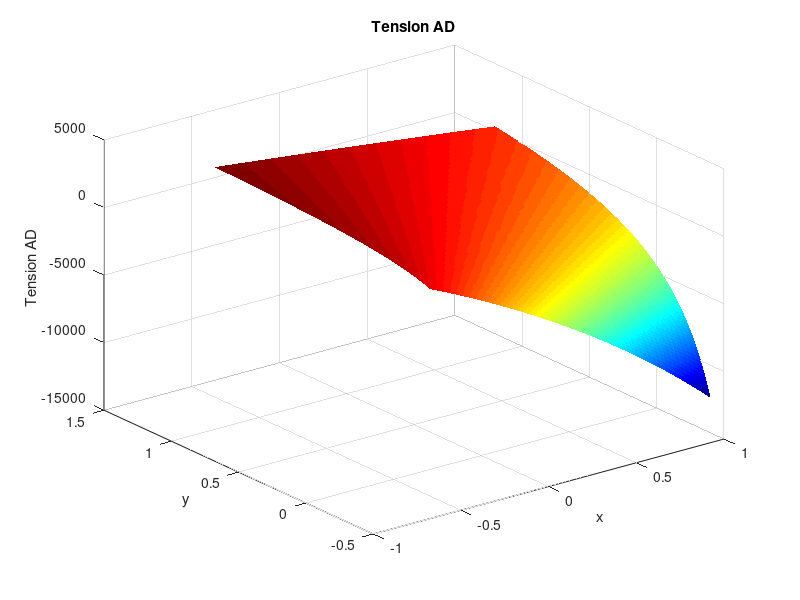
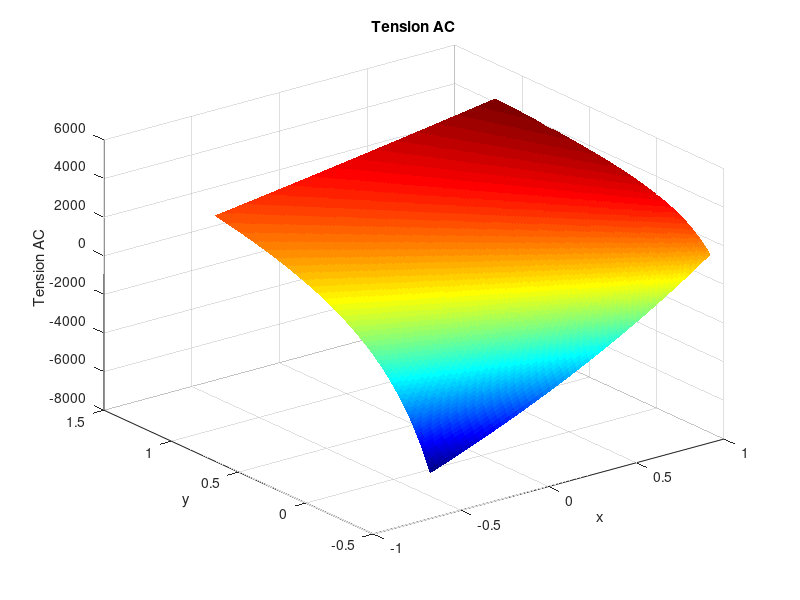
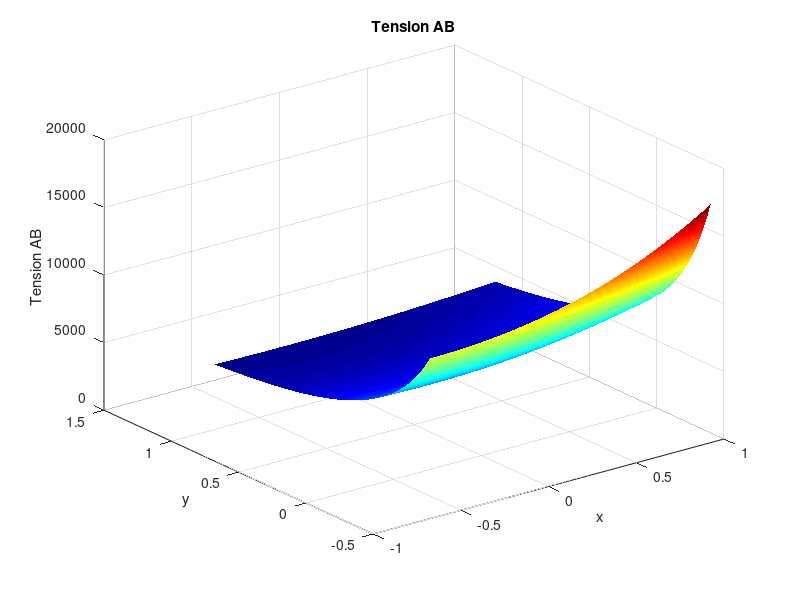
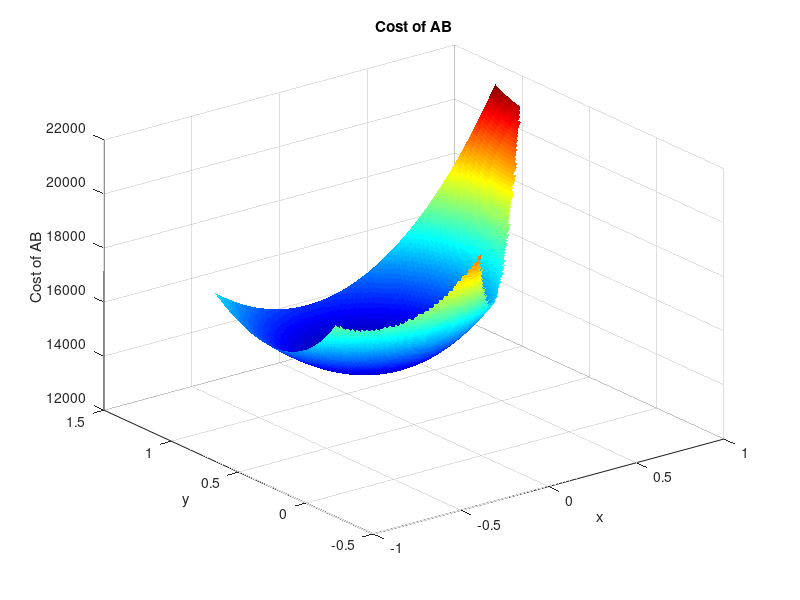

These figures' MATLAB source, in order: (Note: this script raises an error after producing the figures.)
x=-0.6:.01:1.0;
y=-0.4:.01:1.2;
Tension1=zeros(length(x),length(y));
Tension2=zeros(length(x),length(y));
Tension3=zeros(length(x),length(y));
TotalForce=[0; 0; 6400];

for ii=1:length(x)
    for jj=1:length(y)
       Matrix = [3*((94)^.5)/47 -4/9 x(ii)/sqrt((x(ii))^2+(y(jj))^2+1.75^2);
        -3/sqrt(94) -4/9 y(jj)/sqrt((x(ii))^2+(y(jj))^2+1.75^2);
        7/sqrt(94) 7/9 1.75/sqrt((x(ii))^2+(y(jj))^2+1.75^2)];

        Final = Matrix\TotalForce;

        Tension1(ii,jj)=Final(1,1);
        Tension3(ii,jj)=Final(2,1);
        Tension2(ii,jj)=Final(3,1);
    end
end


figure
surf(x,y,Tension1','edgecolor','none');
colormap(jet)
title('Tension AD')
xlabel('x')
ylabel('y')
zlabel('Tension AD')


figure
surf(x,y,Tension3','edgecolor','none');
colormap(jet)
title('Tension AC')
xlabel('x')
ylabel('y')
zlabel('Tension AC')


figure
surf(x,y,Tension2','edgecolor','none');
colormap(jet)
title('Tension AB')
xlabel('x')
ylabel('y')
zlabel('Tension AB')





mininum = 100000000000000000;
NetCost=zeros(length(x),length(y));
Xpos=0;
Ypos=0;

for ii=1:length(x)
    for jj = 1:(length(y))
%          if (NetCost(ii,jj)<mininum)
        
%         NetCost(ii,jj)=Tension2(ii,jj)*(norm(Tension1))^2;
%             if (NetCost(ii,jj)<mininum)
%                 mininum=NetCost(ii,jj);
%             end

         if((Tension1(ii,jj)>0 && Tension3(ii,jj)>0 && Tension2(ii,jj)>0))
            NetCost(ii,jj)=Tension2(ii,jj)*((x(ii)^2+y(jj)^2+1.75^2));
            mininum=NetCost(ii,jj);
            Xpos=x(ii);
            Ypos=y(jj);
         else
             NetCost(ii,jj)= NaN;
         end
            
        end
        
     end
        
% end
    
 
figure
surf(x,y,NetCost','edgecolor','none');
colormap(jet)
title('Cost of AB')
xlabel('x')
ylabel('y')
zlabel('Cost of AB')
fprintf(Xpos+" "+Ypos);
fprintf(" " + min(min(NetCost)));
